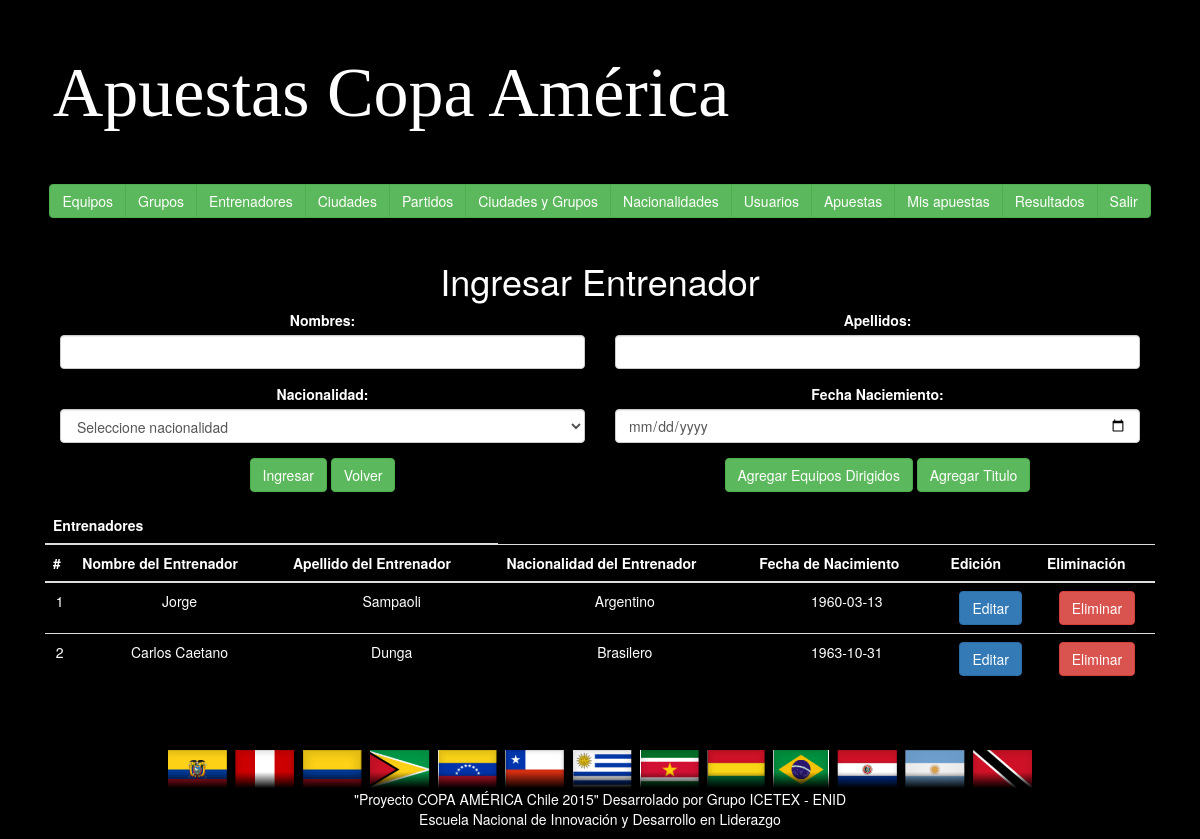
/home.php?var=9 (signed in), run on the app's committed database.
### tables this page shows
CREATE TABLE IF NOT EXISTS `tbentrenador` (
`iddt` int(11) NOT NULL,
  `nombredt` varchar(25) NOT NULL,
  `apellidodt` varchar(25) NOT NULL,
  `nacionalidaddt` int(11) NOT NULL,
  `fechanacdt` date NOT NULL
);

CREATE TABLE IF NOT EXISTS `tbnacionalidad` (
`idnacionalidad` int(11) NOT NULL,
  `pais` varchar(30) NOT NULL,
  `nombrenacio` varchar(30) NOT NULL
);

### controlador/centrenadores.php (called while the page is built, shortened)
<?php
	include('modelo/mtbentrenador.php');
	$entrenador = new Mentrenador();
	$nacionalidaddt2= $entrenador->sel_nacionalidad();

### modelo/mtbentrenador.php (called while the page is built, shortened)
<?php
	include ("controlador/conexion.php");
	include("functions.php");
	class Mentrenador extends Funciones {
		function consultar_entrenador()
		{
			$sql = "SELECT * FROM tbentrenador";
			 return $this->SeleccionDatos($sql);
		}
		function sel_nacionalidad(){
			$sql = "SELECT idnacionalidad, pais, nombrenacio FROM tbnacionalidad;";
			return $this->SeleccionDatos($sql);
		}
		function sel_nacionalidad1($nacio){
			$sql = "SELECT idnacionalidad, pais, nombrenacio FROM tbnacionalidad WHERE idnacionalidad='".$nacio."';";
			return $this->SeleccionDatos($sql);
		}
	}

### modelo/functions.php (called while the page is built, shortened)
<?php
	class Funciones {
        function SeleccionDatos($consulta)
        {
                $conexionBD = new conexion();
                $conexionBD -> conectarBD();
                $datos = $conexionBD -> ejeCon($consulta, 0);
                return $datos;
        }
}

### controlador/configuracion.php (called while the page is built)
<?php
	$serv_bd = "localhost";
	$usu_bd = "root";
	$pass_bd = "";
	$bd = "bdcopaamerica";
?>

### controlador/conexion.php (called while the page is built, shortened)
<?php
	class conexion {
		function conectarBD() {
			include("configuracion.php");
			$this -> link = mysql_connect ($serv_bd, $usu_bd, $pass_bd);
			$bd2 = mysql_select_db($bd);
		}
		function ejeCon($con, $op) {
			$this -> resultado = mysql_query($con) or die("La consulta fallo: ". mysql_error());
			if($op == 0) {
				while ($linea = mysql_fetch_array($this -> resultado)) {
					$arrayResultado[] = $linea;
				}
			} else {
				$arrayResultado[] = 0;
			}
			$resarr = isset ($arrayResultado) ? $arrayResultado: NULL;
			if($resarr) {
				return $arrayResultado;
			}
		}
	}
?>

### vista/ventrenadores.php (the view, shortened to what this page needs)
<?php include("controlador/centrenadores.php"); ?>
<div class="row-fluid">
<h1>Ingresar Entrenador</h1>
	<form role="form" name="form1" method="POST" action="">
		<div class="form-group col-lg-6">
            <label for="">Nombres:</label>
            <input type="text" class="form-control" name="nombredt" pattern="[A-z ]{2,25}" title="Solo se permiten letras máximo 25 caracteres" required>
		</div>
		<div class="form-group col-lg-6">
            <label for="">Apellidos:</label>
            <input type="text" class="form-control" name="apellidodt" pattern="[A-z ]{2,25}" title="Solo se permiten letras máximo 25 caracteres" required>
		</div>
		<div class="form-group col-lg-6">
            <label for="">Nacionalidad:</label>
            <select name="nacionalidaddt" class="form-control">
				<option value=0>Seleccione nacionalidad</option>
			</select>
		</div>
		<div class="form-group col-lg-6">
            <label for="">Fecha Naciemiento:</label>
            <input type="date" class="form-control" name="fechanacdt">
		</div>
        <div class="form-group col-lg-6" center>
            <input type="submit" class="btn btn-success" value="Ingresar">
			<a href="home.php?" class="btn btn-success">Volver</a>
        </div>
		<div class="form-group col-lg-6" center>
			<a href="home.php?var=13" class="btn btn-success">Agregar Equipos Dirigidos</a>
			<a href="home.php?var=23" class="btn btn-success">Agregar Titulo</a>
		</div>
	</form>
	<?php $consultaentrenador = $entrenador->consultar_entrenador(); ?>
	<table class="table">
		<thead>
			<tr>
				<th colspan="3">Entrenadores</th>
			</tr>
			<tr>
				<th>#</th>
				<th>Nombre del Entrenador</th>
				<th>Apellido del Entrenador</th>
				<th>Nacionalidad del Entrenador</th>
				<th>Fecha de Nacimiento</th>
				<th>Edición</th>
				<th>Eliminación</th>
			</tr>
		</thead>
		<tbody>
			<?php for($i=0;$i<count($consultaentrenador);$i++):
				$nacionalidad1 = $entrenador->sel_nacionalidad1($consultaentrenador[$i]['nacionalidaddt'])
			?>
				<tr>
					<td><?= $i + 1 ?></td>
					<td><?= $consultaentrenador[$i]['nombredt']; ?></td>
					<td><?= $consultaentrenador[$i]['apellidodt']; ?></td>
					<td><?= $nacionalidad1[0]['nombrenacio']; ?></td>
					<td><?= $consultaentrenador[$i]['fechanacdt']; ?></td>
					<td><a href="home.php?var=10&id=<?= $consultaentrenador[$i]['iddt'] ?>" class="btn btn-primary">Editar</a></td>
					<td>
						<form action="" method="POST" onSubmit="return confirm('Desea eliminar el registro!');">
							<input type="submit" class="btn btn-danger" value="Eliminar">
						</form>
					</td>
				</tr>
			<?php endfor; ?>
		</tbody>
	</table>
</div>

### data on the page
tbentrenador: nombredt "Jorge", apellidodt "Sampaoli", nacionalidaddt.nombrenacio "Argentino", fechanacdt "1960-03-13"
tbentrenador: nombredt "Carlos Caetano", apellidodt "Dunga", nacionalidaddt.nombrenacio "Brasilero", fechanacdt "1963-10-31"
